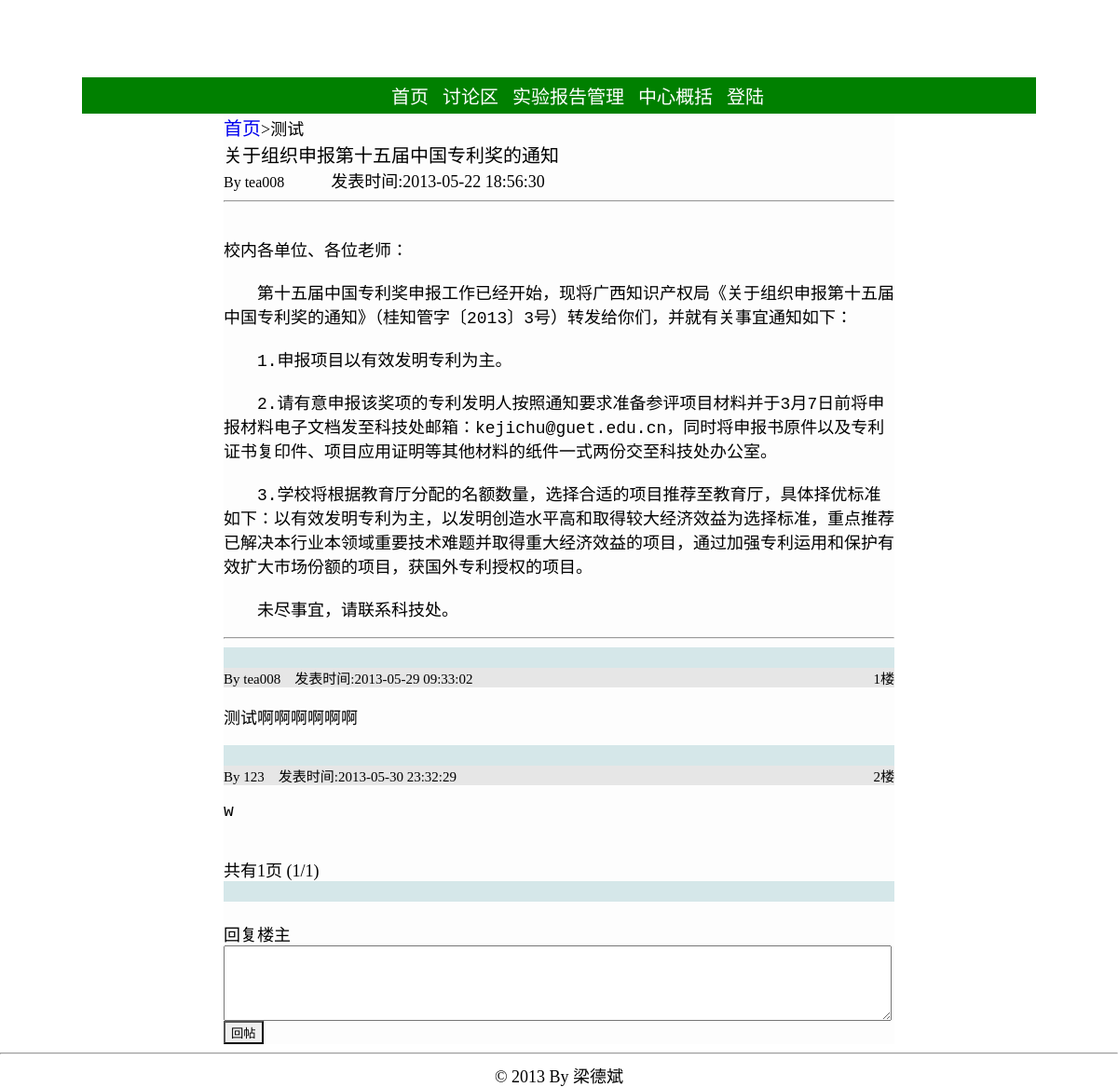
Page /bbs.php?topic=88 on the earlier database version.
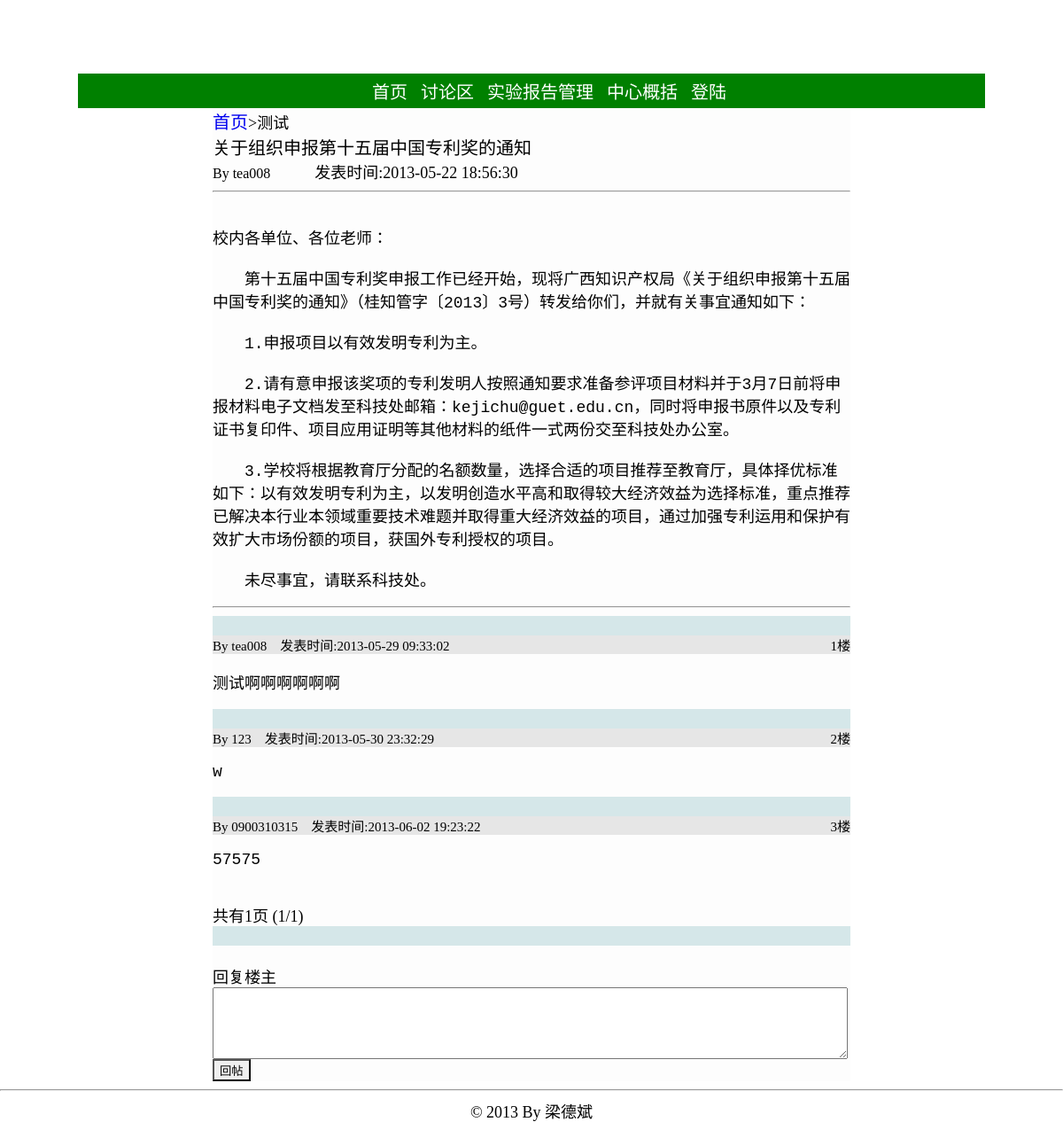
Same page on the later database version.
### tables this page shows
CREATE TABLE `topic` (
  `post_id` int(11) NOT NULL AUTO_INCREMENT,
  `sort` varchar(4) DEFAULT NULL,
  `title` varchar(80) NOT NULL,
  `author` varchar(12) DEFAULT NULL,
  `body` varchar(1000) NOT NULL,
  `post_time` datetime DEFAULT NULL,
  `last_floor` int(11) DEFAULT NULL,
  `last_reply_time` datetime DEFAULT NULL,
  `visible` tinyint(4) DEFAULT NULL,
  `enable_post` tinyint(4) DEFAULT NULL,
  `top` tinyint(4) DEFAULT NULL,
  PRIMARY KEY (`post_id`)
);

CREATE TABLE `sort` (
  `id` int(11) NOT NULL AUTO_INCREMENT,
  `name` varchar(10) DEFAULT NULL,
  PRIMARY KEY (`id`)
);

CREATE TABLE `reply` (
  `reply_id` int(11) NOT NULL AUTO_INCREMENT,
  `author` varchar(12) DEFAULT NULL,
  `body` varchar(600) NOT NULL,
  `reply_time` datetime DEFAULT NULL,
  `floor` int(11) DEFAULT NULL,
  `post_id` int(11) DEFAULT NULL,
  PRIMARY KEY (`reply_id`)
);

### bbs.php (the view, shortened to what this page needs)
<!DOCTYPE html PUBLIC "-//W3C//DTD XHTML 1.0 Transitional//EN" "http://www.w3.org/TR/xhtml1/DTD/xhtml1-transitional.dtd">
<html>
<head>
<link rel="stylesheet" type="text/css" href="./static/css/global.css"></link>
</head>
<?php
include './config.php';
?>
<div style="background-image:url(./static/image/topback.jpg);width:1024px;height:80px;margin-left: auto; margin-right: auto;"></div>
<div class="sep3"></div>
<div class="nav">
	<ul class="nav_mid" >
		<li><a href="./index.php" class="font_white">首页</a></li>
		<li><a href="./bbs.php" class="font_white">讨论区</a></li>
		<li><a href="./report.php" class="font_white">实验报告管理</a></li>
			<li><a href="./about_center.php" class="font_white">中心概括</a></li>
			<?php
			if (! isset ( $_SESSION ['user'] ) || NULL == $_SESSION ['user']) {
				echo "<li><a href='./login.php' class='font_white'>登陆</a></li>";
			} else {
				echo "<li><a href='./login.php?action=logout' class='font_white'>退出</a></li>";
			}
			?>
		</ul>
</div>
<div id='topMain'>
<?php
if (isset ( $_REQUEST ['topic'] )) {
	echo "<span style='height:30px;'>";
	echo "<a href=./bbs.php style=''>首页</a>";
	echo "</span>";
	$post_id = $_REQUEST ['topic'];
	$queryStr = sprintf ( "select  *  from topic,sort where post_id='%s' and topic.sort=sort.id", $post_id );
	$result = mysql_query ( $queryStr, $conn ) or die ( "查询失败:" . mysql_error () );
	if ($rel = mysql_fetch_array ( $result )) {
		echo "<span>>{$rel['name']}</span><br />";
		echo "<span class=post_title>{$rel['title']}</span>";
		echo "<br /><span style='font-size:16px;'>By {$rel['author']}</span>";
		echo "<span style='margin-left:50px;'>发表时间:{$rel['post_time']}<span>";
		echo '<hr />';
		echo '<div class=sep10></div>';
		echo '<pre style="width:720px;">';
		echo htmlspecialchars(stripslashes($rel ['body']));
		echo '</pre>';
		echo '<hr />';
		$page_size = 10;
		if (isset ( $_GET ['reply_page'] )) {
			$reply_page = intval ( $_GET ['reply_page'] );
		}
		else {
			$reply_page = 1;
		}
		$queryStr = sprintf ( "select  count(reply_id)  from reply where post_id='%s'", $post_id );
		$result2 = mysql_query ( $queryStr, $conn ) or die ( "查询失败:" . mysql_error () );
		$rel2 = mysql_fetch_array ( $result2 );
		$numrows = $rel2 [0];
		$reply_pages = intval ( $numrows / $page_size );
		if ($numrows % $page_size) {
			$reply_pages ++;
		}
		$offset = $page_size * ($reply_page - 1);
		$queryStr = sprintf ( "select  *  from reply where post_id='%s'  order by floor asc limit %s,%s", $post_id, $offset, $page_size );
		$result3 = mysql_query ( $queryStr, $conn ) or die ( "查询失败:" . mysql_error () );
		if ($rel3 = mysql_fetch_array ( $result3 )) {
			do {
				echo '<div class=bg_color></div>';
				echo "<div class=author>";
				echo "<span >By {$rel3['author']}&nbsp&nbsp&nbsp&nbsp</span>";
				echo "<span >发表时间:{$rel3['reply_time']}&nbsp&nbsp&nbsp&nbsp<span>";
				echo "<span style='float:right;'>{$rel3['floor']}楼<span>";
				echo "</div>";
				echo "<pre>";
				echo htmlspecialchars(stripslashes($rel3['body']));
				echo "</pre>";
			} while ( $rel3 = mysql_fetch_array ( $result3 ) );
			echo '<br />';
			echo "共有{$reply_pages}页 ({$reply_page}/{$reply_pages})";
		} else {
		}
		echo '<div class=bg_color></div>';
		echo '<br />回复楼主<br />';
		echo "<form method='get' action='./bbs/post_deal.php'>";
		echo "<textarea name=reply_body cols=87 rows=5 style='width:720;height:80;'></textarea>";
		echo '<br />';
		echo "<input class=button type=submit value=回帖></input>";
		echo '</form>';
	}
	else {
		echo '<br /><br />帖子不存在';
	}
}
?>
</div>
<div style="clear: both; text-align: center;">
	<hr />
	© 2013 By 梁德斌
</div>
</html>

### static/css/global.css (style rules this page uses)
#topMain { width: 720px; height: 40px; text-align: left; margin-left: auto; margin-right: auto; margin-bottom: 0px; margin-top: 0px; height:auto; background-color:rgb(253,253,253); }
a { text-decoration:none; }
.sep3 { height: 3px; }
.sep10 { height: 10px; }
.button { background-image:url(../image/bg2.jpg) }
.post_title { font-size:20px; }
a { font-size:20px; }
.author { font-size:15px; background-color:rgb(230,230,230); }
.bg_color { height:22px; background-color:rgb(213, 231, 233); }
pre { font-size:18px; white-space: pre-wrap; word-wrap: break-word; }
.nav { margin-left: auto; margin-right: auto; width: 1024px; text-align: center; background-color:green; }
ul { font-size:20px; list-style:none; }
ul.nav_mid { padding-top:5px; padding-bottom:5px; margin:0px; }
.nav_mid li { display:inline; height:inherit; margin:5px; }
.font_white { color:white; }

Differences in the rows shown:
added reply: author "0900310315", reply_time "2013-06-02 19:23:22", floor "3", body "57575"
